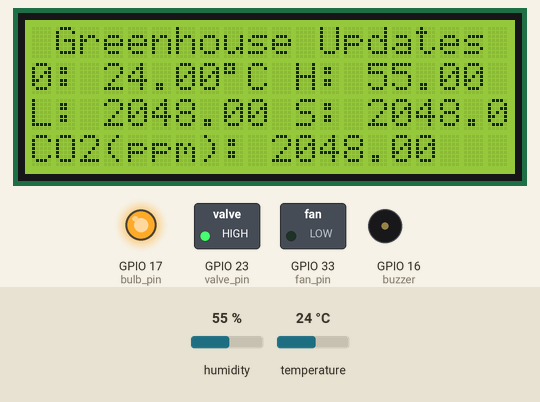
Recording of a sketch running on a simulated ESP32. Parts: 20×4 character LCD, switched loads named in the sketch (green lamp = pin HIGH), output pins drawn as LEDs (lit = HIGH), buzzer (waves = sounding, pin HIGH). Inputs (shaded band) come from the test bench; at power-on: humidity 55 %, temperature 24 °C. WiFi joins after 1.5 s; servers stay silent unless stated; what the sketch prints to the serial monitor is not drawn.

Above: at 1.7 s.
At 3.0 s:
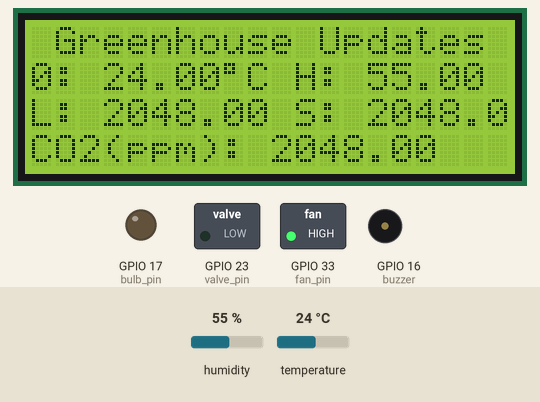
Timing chart, 0 to 4.2 s (numbered marks = the images above):
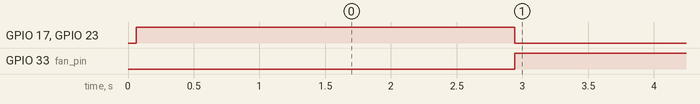

Measured:
- by itself, GPIO 17 (bulb_pin), GPIO 23 (valve_pin): HIGH → LOW at 2.9 s
- by itself, GPIO 33 (fan_pin): LOW → HIGH at 2.9 s

The sketch:

eagro.ino
```cpp
//Libraries for ESP32
#include <Wire.h>
#ifdef ESP32
#include <WiFi.h>
#include <HTTPClient.h>
#else
#include <ESP8266WiFi.h>
#include <ESP8266HTTPClient.h>
#include <WiFiClient.h>
#endif

//Temperature Libraries
#include <DHT.h>
#include <DHT_U.h>

//LCD Libraries
#include <Wire.h>
#include <LiquidCrystal_I2C.h>
// Set the LCD address to 0x27 for a 16 chars and 2 line display
LiquidCrystal_I2C lcd(0x27, 20, 4);

// Replace with your network credentials
const char* ssid = "EXPERIMENT";
const char* password = "Xjok23dl!?ifenel9";
String serverName = "http://192.168.0.155:5000/";  //http://127.0.0.1:5000 for local dev or set 0.0.0.0 in flask env
const char* api_key = "xdol";
String state;
String response;
String range;
int set_range[3];

//Sensor Variables
float temperature;
float humidity;
float light_intensity;
float soil_moisture;
float co2_volume;

//SENSOR PIN DEFINITIONS
#define DHTPIN 32
#define DHTTYPE DHT22
DHT dht(DHTPIN, DHTTYPE);
int light_intensity_pin = 36;
int soil_moisture_pin = 39;
int co2_volume_pin = 35;

//ACUTATOR PIN & STATE DEFINITIONS
int fan_pin = 33;
bool fan_state = 0;
int bulb_pin = 17;  //34
bool bulb_state = 0;
int valve_pin = 23;
bool valve_state = 0;
int button_pin = 34;
int buzzer = 16;

//Send to Cloud details
unsigned long previous_time = 0;
const unsigned long interval_to_send = 10000;

void setup() {

  dht.begin();
  Serial.begin(115200);
  lcd.begin();

  //SET PIN MODES
  pinMode(buzzer, OUTPUT);
  pinMode(fan_pin, OUTPUT);
  pinMode(bulb_pin, OUTPUT); bulb(!0);
  pinMode(valve_pin, OUTPUT); valve(!0); //! because bulb and fan are controlled by a relay with N/O configuration
  pinMode(light_intensity_pin, INPUT);
  pinMode(soil_moisture_pin, INPUT);
  pinMode(co2_volume_pin, INPUT);

  //WIFI CONNECTION
  WiFi.begin(ssid, password);
  Serial.println("Connecting");
  while (WiFi.status() != WL_CONNECTED) {
    delay(500);
    Serial.print(".");
  }
  Serial.println("");
  Serial.print("Connected to WiFi network with IP Address: ");
  Serial.println(WiFi.localIP());
}

void loop() {
  // put your main code here, to run repeatedly:
  temperature = read_temperature();
  humidity = read_humidity();
  if (isnan(humidity) || isnan(temperature)) {
    Serial.println("Failed to read from DHT sensor!");
    //return;
  }
  light_intensity = read_light_intensity();
  soil_moisture = read_soil_moisture();
  co2_volume = read_co2_volume();

  //LCD
  display();
  //Menu: Do you want normal readings only or continuous reading with cloud integration
  int cloud = 1;
  //Send Data to cloud every interval_to_send secs.
  if (cloud) {
    if (millis() - previous_time >= interval_to_send) {
      String data = "update/key=" + String(api_key) + "/c1=" + String(int(temperature))
                    + "/c2=" + String(int(humidity)) + "/c3=" + String(int(light_intensity))
                    + "/c4=" + String(int(soil_moisture)) + "/c5="
                    + String(int(co2_volume)) + "";
      send_to_cloud(data);
      previous_time = millis();
    }
  }
  //GET STATE
  state = send_to_cloud("get_state");  // state contains e.g 1, 0, 1
  //Send state to actuators
  apply_state();
  //GET Range
  range = send_to_cloud("get_control_input/all");  //range contains e.g 3, 4, 5
  split_range();
  //SEND STATES TO ACTUATORS
  //set_range [3] = s_temp, s_light, s_moist
  check_states(set_range[0], set_range[1], set_range[2]);
}

void display() {
  lcd.setCursor(1, 0);
  lcd.print("Greenhouse Updates");
  lcd.setCursor(0, 1);
  lcd.print("T: ");
  lcd.print(temperature, 2);
  lcd.print((char)223);
  lcd.print("C ");
  lcd.print("H: ");
  lcd.print(humidity, 2);
  lcd.setCursor(0, 2);
  lcd.print("L: ");
  lcd.print(light_intensity, 2);
  lcd.print(" S: ");
  lcd.print(soil_moisture, 2);
  lcd.setCursor(0, 3);
  lcd.print("CO2(ppm): ");
  lcd.print(co2_volume, 2);
}

//READ SENSOR VALUES
float read_temperature() {
  float t = dht.readTemperature();
  return t;
}

float read_humidity() {
  float h = dht.readHumidity();
  return h;
}

float read_light_intensity() {
  float l = analogRead(light_intensity_pin);
  return l;
}

float read_soil_moisture() {
  float s = analogRead(soil_moisture_pin);
  return s;
}

float read_co2_volume() {
  float c = analogRead(co2_volume_pin);
  return c;
}

//UPDATE STATES
void check_states(float set_temp, float set_light, float set_moist) {
  if (temperature > set_temp) buzz_temp();
  if (light_intensity < set_light) buzz_light();
  if (soil_moisture < set_moist) buzz_moist();
}
//COMMAND ACTUATORS
void fan(int fstate) {
  digitalWrite(fan_pin, fstate);
}
void bulb(int bstate) {
  digitalWrite(bulb_pin, bstate);
}
void valve(int vstate) {
  digitalWrite(valve_pin, vstate);
}
void buzz_temp() {
  digitalWrite(buzzer, HIGH);
  delay(1000);
  digitalWrite(buzzer, LOW);
  delay(1000);
}
void buzz_moist() {
  digitalWrite(buzzer, HIGH);
  delay(500);
  digitalWrite(buzzer, LOW);
  delay(500);
}
void buzz_light() {
  digitalWrite(buzzer, HIGH);
  delay(2000);
  digitalWrite(buzzer, LOW);
  delay(2000);
}


//SEND TO CLOUD
String send_to_cloud(String request) {

  if (WiFi.status() == WL_CONNECTED) {
    HTTPClient http;

    // Prepare your HTTP POST request data
    String httpRequestData = request;
    Serial.print("httpRequestData: ");
    Serial.println(httpRequestData);

    http.begin((serverName + httpRequestData).c_str());
    http.addHeader("Content-Type", "application/x-www-form-urlencoded");

    // Send HTTP GET request
    int httpResponseCode = http.GET();
    delay(1100);  //This should give time for the server to process the request.

    if (httpResponseCode > 0) {
      Serial.print("HTTP Response code: ");
      Serial.println(httpResponseCode);
      response = http.getString();
      if (request == "get_state" | request == "get_control_input/all") {
        return response;
      }

    } else {
      Serial.print("Error code: ");
      Serial.println(httpResponseCode);
    }
    http.end();
  } else {
    Serial.println("WiFi Disconnected");
  }
}

void apply_state() {
  fan(char(state[0]) - '0');
  bulb(!(char(state[3]) - '0'));  //! because bulb and fan are controlled by a relay with N/O configuration
  valve(!(char(state[6]) - '0'));
}

void split_range() {
  int firstComma = range.indexOf(",");
  String firstElement = range.substring(0, firstComma);
  set_range[0] = firstElement.toInt();

  // Extract the second element
  int secondComma = range.indexOf(",", firstComma + 1);
  String secondElement = range.substring(firstComma + 2, secondComma);
  set_range[1] = secondElement.toInt();

  // Extract the third element
  String thirdElement = range.substring(secondComma + 2);
  set_range[2] = thirdElement.toInt();
}
```
